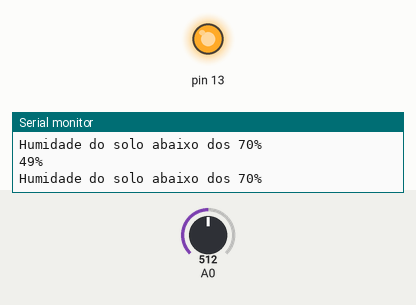
This sketch was run on a simulated Arduino Uno, built with avr-gcc and run on an emulated ATmega328P. Shown: output pins drawn as LEDs (lit = HIGH), the last lines printed to the serial monitor. The inputs (shaded band) are chosen by the test bench; at power-on: A0 = 512.

Above: at 1.8 s.
1.9 s: A0 set to 309
3.4 s: A0 set to 282
At 5.2 s:
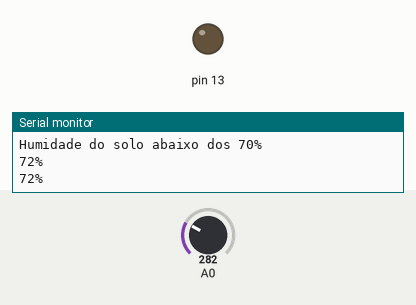
5.5 s: A0 set to 306
At 6.8 s:
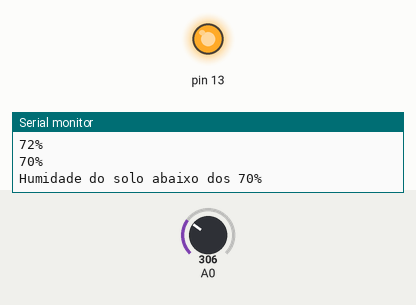
7.5 s: A0 set to 122
At 8.3 s:
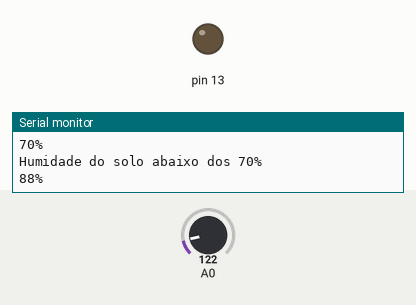
Timing chart, 0 to 10.5 s (numbered marks = the images above; inputs shaded):
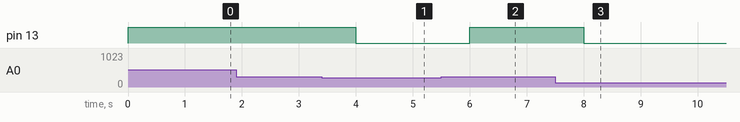

Measured:
- the behaviour switches between 297 and 296 on A0 (found by bisection; images 0 and 1)
- after the input at 3.4 s, pin 13: HIGH → LOW after 0.60 s
- after the input at 5.5 s, pin 13: LOW → HIGH after 0.50 s
- after the input at 7.5 s, pin 13: HIGH → LOW after 0.50 s

The sketch:

moisture.ino
```cpp
int humidade;

void setup()
{
  Serial.begin(9600);
  pinMode(13, OUTPUT);
}
void loop()
{
  humidade = analogRead(A0); //pino analógico A0
  int Porcento = map(humidade, 1023, 0, 0, 100);

  Serial.print(Porcento);
  Serial.println("%");
  if (Porcento <= 70)
  {
    Serial.println("Humidade do solo abaixo dos 70%");
    digitalWrite(13, HIGH);
  }
  else
  {
    digitalWrite(13, LOW);
  }
  delay(1000);
}
```
